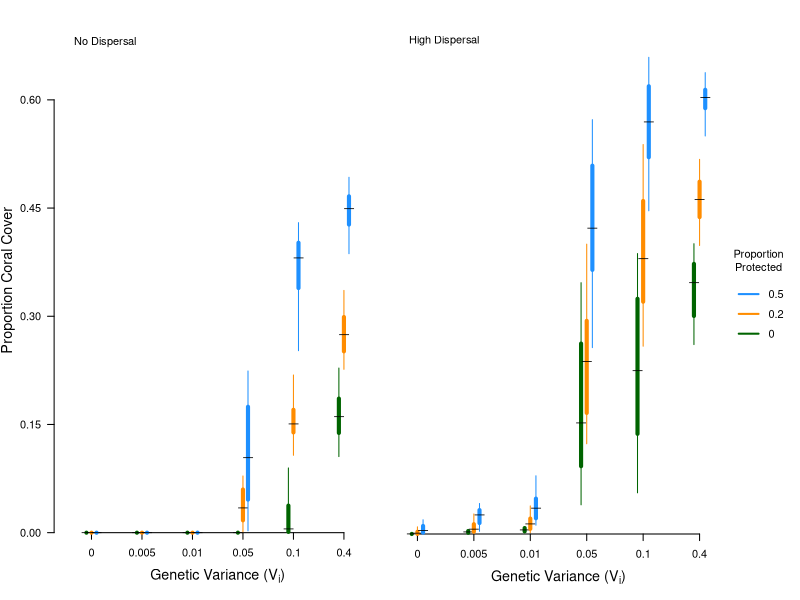

This chart was generated by the following R code:
#===============================================================================
#
# Plot effect of genetic variance, dispersal and protection level on ending
#   coral cover
#
#===============================================================================
setwd("C:/Users/Tim Walsworth/Dropbox/AWSCoralRuns")

iterout<-read.csv("DataforFigure1AB.csv",header=T)

nV<-length(unique(iterout$V))
nRS<-length(unique(iterout$ReserveSize))

library(gplots)

cols=rev(c("dodgerblue",NA,"darkorange",NA,"darkgreen"))

pdf("Walsworthetal_Fig1_Proofs.pdf",height=4,width=8)
layout(matrix(c(1,2,3),nrow=1,ncol=3,byrow=T),widths=c(1.1,1,.2))
par(cex.lab=1.3,xpd=T,mar=c(5,4,2,0)+.1)
plot(seq(0,6,length.out=8),rep(0,8),ylim=c(0,.7),xlim=c(0,6),xaxs="r",
     yaxs="i",type="n",ylab="Proportion Coral Cover",
     xlab=expression(paste("Genetic Variance (",V[i],")",sep="")),bty="n",xaxt="n",
     yaxt="n")
axis(side=1,at=seq(0.5,5.5,by=1),labels=c(unique(iterout$V)[order(unique(iterout$V))][-2]))
axis(side=2,at=c(0,.15,.3,.45,.6),las=2)
randonly<-iterout[iterout$Strategy==9,]
sub1<-randonly[randonly$D==0,]


for(i in 1:nRS)
{
  if(i ==2 |i == 4) next
  subv.all<-sub1[sub1$ReserveSize==unique(iterout$ReserveSize)[order(unique(iterout$ReserveSize))][i],]
  
  
  subv<-aggregate(subv.all$AvDensity,list("V"=subv.all$V),quantile,probs=c(.05,.25,.5,.75,.95))[-2,]
  print(subv)
  
  segments(seq(0.5,5.5,by=1)+((-1)^i)*.1+(i-1)*.05,subv[,2][,2],seq(0.5,5.5,by=1)+((-1)^i)*.1+(i-1)*.05,subv[,2][,4],col=cols[i],lwd=4)
  segments(seq(0.5,5.5,by=1)+((-1)^i)*.1+(i-1)*.05,subv[,2][,1],seq(0.5,5.5,by=1)+((-1)^i)*.1+(i-1)*.05,subv[,2][,5],col=cols[i],lwd=1)
  points(seq(0.5,5.5,by=1)+((-1)^i)*.1+(i-1)*.05,subv[,2][,3],pch="_",col="black",cex=1.5)
 
}
legend("topleft","No Dispersal",bty="n")


par(mar=c(5,0.5,2,.2))

plot(seq(0,6,length.out=8),rep(0,8),ylim=c(0,.7),xlim=c(0,6),xaxs="i",
     yaxs="i",type="n",ylab="Coral Cover",
     xlab=expression(paste("Genetic Variance (",V[i],")",sep="")),
     bty="n",xaxt="n",
     yaxt="n")
axis(side=1,at=seq(0.5,5.5,by=1),labels=c(unique(iterout$V)[order(unique(iterout$V))][-2]))

randonly<-iterout[iterout$Strategy==9,]
sub1<-randonly[randonly$D==.01,]

for(i in 1:nRS)
{
  if(i ==2 |i == 4) next
  subv.all<-sub1[sub1$ReserveSize==unique(iterout$ReserveSize)[order(unique(iterout$ReserveSize))][i],]
  
  
  subv<-aggregate(subv.all$AvDensity,list("V"=subv.all$V),quantile,probs=c(.05,.25,.5,.75,.95))[-2,]
  print(subv)

  segments(seq(0.5,5.5,by=1)+((-1)^i)*.1+(i-1)*.05,subv[,2][,2],seq(0.5,5.5,by=1)+((-1)^i)*.1+(i-1)*.05,subv[,2][,4],col=cols[i],lwd=4)
  segments(seq(0.5,5.5,by=1)+((-1)^i)*.1+(i-1)*.05,subv[,2][,1],seq(0.5,5.5,by=1)+((-1)^i)*.1+(i-1)*.05,subv[,2][,5],col=cols[i],lwd=1)
  points(seq(0.5,5.5,by=1)+((-1)^i)*.1+(i-1)*.05,subv[,2][,3],pch="_",col="black",cex=1.5)
  
  
}

legend("topleft","High Dispersal",bty="n")
par(mar=c(0,0,0,1))
frame()
legend("center",lty=1,col=cols[c(5,3,1)],
       legend=unique(iterout$ReserveSize)[rev(order(unique(iterout$ReserveSize)))][c(1,3,5)],
       lwd=2,y.intersp=1.5, horiz=F,bty="n",title="Proportion\nProtected")


dev.off()
